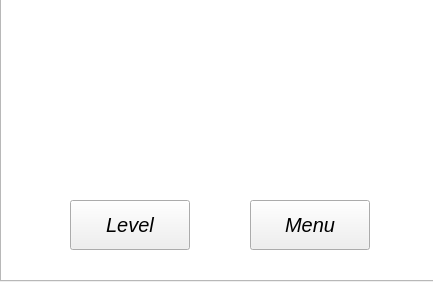
<?xml version="1.0" encoding="UTF-8"?>
<ui version="4.0">
 <class>gameover</class>
 <widget class="QWidget" name="gameover">
  <property name="geometry">
   <rect>
    <x>0</x>
    <y>0</y>
    <width>433</width>
    <height>282</height>
   </rect>
  </property>
  <property name="sizePolicy">
   <sizepolicy hsizetype="Preferred" vsizetype="Preferred">
    <horstretch>9</horstretch>
    <verstretch>0</verstretch>
   </sizepolicy>
  </property>
  <property name="windowTitle">
   <string>Form</string>
  </property>
  <property name="styleSheet">
   <string notr="true">background-image: url(:/images/images/wood.jpg);</string>
  </property>
  <widget class="QLabel" name="label">
   <property name="geometry">
    <rect>
     <x>100</x>
     <y>20</y>
     <width>241</width>
     <height>151</height>
    </rect>
   </property>
   <property name="font">
    <font>
     <pointsize>25</pointsize>
     <weight>75</weight>
     <italic>true</italic>
     <bold>true</bold>
    </font>
   </property>
   <property name="text">
    <string/>
   </property>
   <property name="pixmap">
    <pixmap resource="images.qrc">:/images/images/gameover.jpeg</pixmap>
   </property>
   <property name="scaledContents">
    <bool>true</bool>
   </property>
   <property name="alignment">
    <set>Qt::AlignCenter</set>
   </property>
  </widget>
  <widget class="QPushButton" name="MenuButton">
   <property name="geometry">
    <rect>
     <x>250</x>
     <y>200</y>
     <width>120</width>
     <height>50</height>
    </rect>
   </property>
   <property name="font">
    <font>
     <pointsize>15</pointsize>
     <weight>50</weight>
     <italic>true</italic>
     <bold>false</bold>
    </font>
   </property>
   <property name="styleSheet">
    <string notr="true">background-image: url(:/images/images/orange2.jpg);</string>
   </property>
   <property name="text">
    <string>Menu</string>
   </property>
  </widget>
  <widget class="QGraphicsView" name="graphicsView">
   <property name="geometry">
    <rect>
     <x>0</x>
     <y>-10</y>
     <width>441</width>
     <height>291</height>
    </rect>
   </property>
   <property name="styleSheet">
    <string notr="true">background-image: url(:/images/images/wood.jpg);</string>
   </property>
  </widget>
  <widget class="QPushButton" name="LevelButton">
   <property name="geometry">
    <rect>
     <x>70</x>
     <y>200</y>
     <width>120</width>
     <height>50</height>
    </rect>
   </property>
   <property name="font">
    <font>
     <pointsize>15</pointsize>
     <weight>50</weight>
     <italic>true</italic>
     <bold>false</bold>
    </font>
   </property>
   <property name="styleSheet">
    <string notr="true">background-image: url(:/images/images/orange2.jpg);</string>
   </property>
   <property name="text">
    <string>Level</string>
   </property>
   <property name="iconSize">
    <size>
     <width>30</width>
     <height>30</height>
    </size>
   </property>
  </widget>
  <zorder>graphicsView</zorder>
  <zorder>label</zorder>
  <zorder>MenuButton</zorder>
  <zorder>LevelButton</zorder>
 </widget>
 <resources>
  <include location="images.qrc"/>
 </resources>
 <connections/>
</ui>
